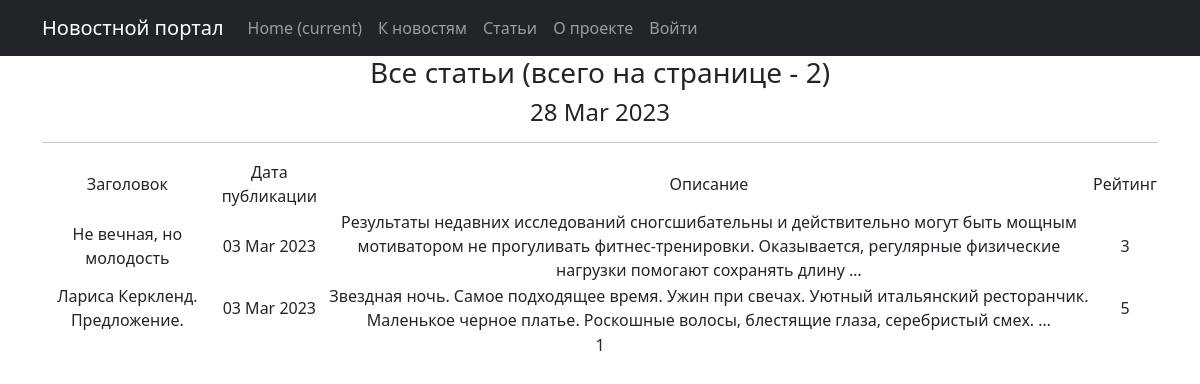
The page /posts/articles/ on the database as committed earlier.
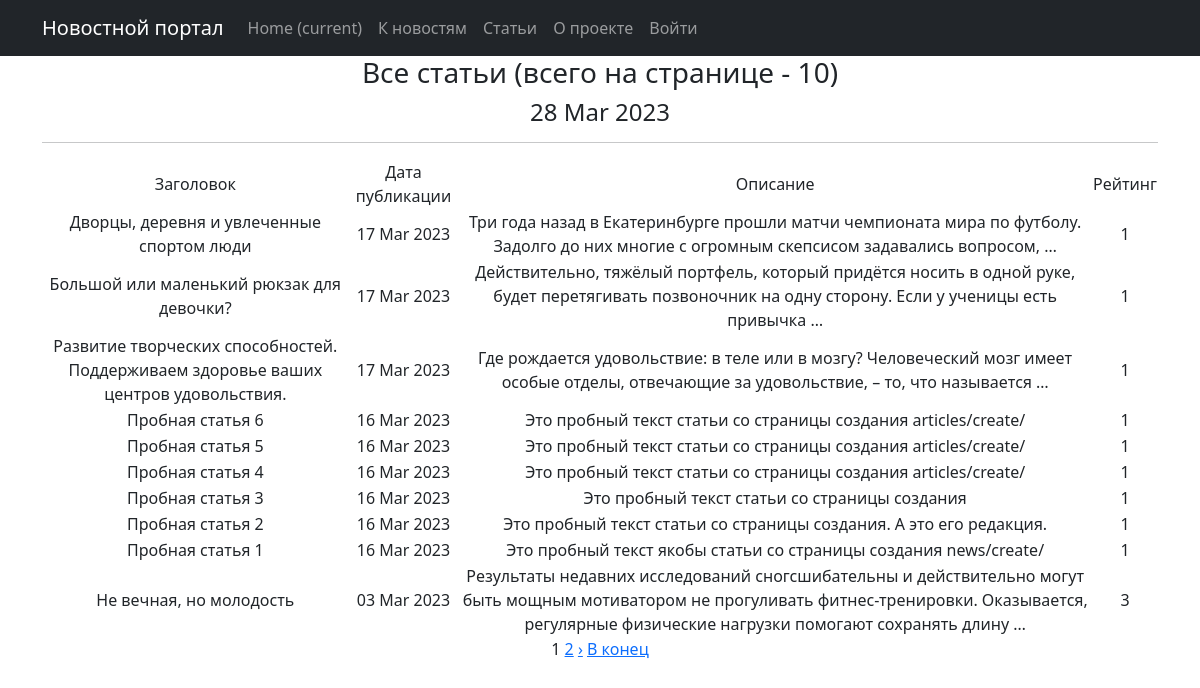
The same page on the database as committed later.
### news/models.py (models this page shows, shortened)
class Post(models.Model):
    author = models.ForeignKey(Author, on_delete=models.CASCADE)
    content = models.CharField(max_length=2, choices=CONTENTS)
    time_in = models.DateTimeField(auto_now_add=True)
    category = models.ManyToManyField(Category, through='PostCategory')
    title = models.CharField(max_length=255,)
    content_text = models.TextField()
    content_rate = models.IntegerField(default=1)

### news/views.py (the view)
# urls.py: path('articles/', ArticlesList.as_view(), name='articles_list'),
class ArticlesList(ListView):
    model = Post
    queryset = Post.objects.filter(content = 'AC')
    ordering = '-time_in'
    template_name = 'articles.html'
    context_object_name = 'articles'
    paginate_by = 10
    def get_queryset(self):
        queryset = super().get_queryset()
        self.filterset = PostFilter(self.request.GET, queryset)
        return self.filterset.qs
    def get_context_data(self, **kwargs):
        context = super().get_context_data(**kwargs)
        context['time_now'] = datetime.utcnow()
        context['filterset'] = self.filterset
        return context

### news/templatetags/custom_filters.py (called while the page is built)
@register.filter()
@stringfilter #чтобы не вызывать ошибки, приведем в строку
def censor(value, bad_words = bad_list):
    words = value.split()#разделим строку
    new_line=''
    for word in words:
        if word.lower() in bad_words in bad_words:
            new_line += word[0] #если да, первый символ оставляем
            for i in word[1:]:
                new_line += '*'#остальные заменяем на *
            new_line += ' '
        elif (word[:-1].lower()) in bad_words:
            new_line += word[0]
            for i in word[1:-1]:
                new_line += '*'
            new_line += (word[-1] + ' ')
        else:
            new_line += (word + ' ')
    return new_line.rstrip()

### news/templatetags/custom_tags.py (called while the page is built)
@register.simple_tag(takes_context=True)
def url_replace(context, **kwargs):
   d = context['request'].GET.copy()
   for k, v in kwargs.items():
       d[k] = v
   return d.urlencode()

### templates/articles.html (shortened to what this page needs)
{% extends 'flatpages/default.html' %}
{% load custom_filters %}
{% load custom_tags %}
{% block content %}
    <h3>Все статьи (всего на странице - {{ articles|length}})</h3>
    <h4>{{ time_now|date:'d M Y'}}</h4>
    <hr>
    {% if articles %}
       <table>
           <tr>
               <td>Заголовок</td>
               <td>Дата публикации</td>
               <td>Описание</td>
               <td>Рейтинг</td>
           </tr>
           {% for post in articles %}
           <tr>
               <td>{{ post.title|censor }}</td>
               <td>{{ post.time_in|date:'d M Y' }}</td>
               <td>{{ post.content_text|censor|truncatewords:20 }}</td>
               <td>{{ post.content_rate }}</td>
           </tr>
           {% endfor %}
       </table>
    {% else %}
        <h3>Новости не найдены</h3>
    {% endif %}
   {{ page_obj.number }}
   {% if page_obj.has_next %}
       <a href="?{% url_replace page=page_obj.next_page_number %}">{{ page_obj.next_page_number }}</a>
   {% endif %}
        {% if page_obj.has_next %}
            <a href="?{% url_replace page=page_obj.next_page_number %}">&rsaquo;</a>
            <a href="?{% url_replace page=page_obj.paginator.num_pages %}">В конец</a>
        {% endif %}
{% endblock content %}

### templates/flatpages/default.html (shortened to what this page needs)
<!DOCTYPE html>
<html lang="en">
    <head>
        {% load static %}
        <link href="{% static 'css/styles.css' %}" rel="stylesheet" />
    </head>
    <body>
<nav class="navbar navbar-expand-lg navbar-dark bg-dark static-top">
   <div class="container">
       <a class="navbar-brand" href="#">Новостной портал</a>
       <div class="collapse navbar-collapse" id="navbarResponsive">
           <ul class="navbar-nav ml-auto">
               <li class="nav-item active">
                   <a class="nav-link" href="#">Home
                       <span class="sr-only">(current)</span>
                   </a>
               </li>
               <li class="nav-item">
                   <a class="nav-link" href="/posts/news/">К новостям</a>
               </li>
               <li class="nav-item">
                   <a class="nav-link" href="/posts/articles/">Статьи</a>
               </li>
               <li class="nav-item">
                   <a class="nav-link" href="/about/">О проекте</a>
               </li>
                <li class="nav-item">
                   {% if request.user.is_authenticated %}
                   <a class="nav-link" href="/accounts/logout/">Выйти</a>
                   {% else %}
                   <a class="nav-link" href="/accounts/login/">Войти</a>
                   {% endif %}
               </li>
           </ul>
       </div>
   </div>
</nav>
        <div class="container">
            <div class="row">
                <div class="col-lg-12 text-center">
                    {% block content %}{% endblock content %}
                </div>
            </div>
        </div>
    </body>
</html>

Rows that differ between the two databases and show on the page:
no longer on this page (row unchanged): Post: title|censor "Лариса Керкленд. Предложение.", time_in "03 Mar 2023", content_text|censor "Звездная ночь. Самое подходящее время. Ужин при свечах. Уютный итальянский ресторанчик. Маленькое черное платье. Роскошные волосы, блестящие глаза, серебристый смех. …", content_rate "5"
added Post: title|censor "Дворцы, деревня и увлеченные спортом люди", time_in "17 Mar 2023", content_text|censor "Три года назад в Екатеринбурге прошли матчи чемпионата мира по футболу. Задолго до них многие с огромным скепсисом задавались вопросом, …", content_rate "1"
added Post: title|censor "Большой или маленький рюкзак для девочки?", time_in "17 Mar 2023", content_text|censor "Действительно, тяжёлый портфель, который придётся носить в одной руке, будет перетягивать позвоночник на одну сторону. Если у ученицы есть привычка …", content_rate "1"
added Post: title|censor "Развитие творческих способностей. Поддерживаем здоровье ваших центров удовольствия.", time_in "17 Mar 2023", content_text|censor "Где рождается удовольствие: в теле или в мозгу? Человеческий мозг имеет особые отделы, отвечающие за удовольствие, – то, что называется …", content_rate "1"
added Post: title|censor "Пробная статья 6", time_in "16 Mar 2023", content_text|censor "Это пробный текст статьи со страницы создания articles/create/", content_rate "1"
added Post: title|censor "Пробная статья 5", time_in "16 Mar 2023", content_text|censor "Это пробный текст статьи со страницы создания articles/create/", content_rate "1"
added Post: title|censor "Пробная статья 4", time_in "16 Mar 2023", content_text|censor "Это пробный текст статьи со страницы создания articles/create/", content_rate "1"
added Post: title|censor "Пробная статья 3", time_in "16 Mar 2023", content_text|censor "Это пробный текст статьи со страницы создания", content_rate "1"
added Post: title|censor "Пробная статья 2", time_in "16 Mar 2023", content_text|censor "Это пробный текст статьи со страницы создания. А это его редакция.", content_rate "1"
added Post: title|censor "Пробная статья 1", time_in "16 Mar 2023", content_text|censor "Это пробный текст якобы статьи со страницы создания news/create/", content_rate "1"
Other text that changed with them:
{{ articles|length }}: "2" → "10"
{{ page_obj.next_page_number }}: (not shown) → "2"
text now shown: "› В конец"
